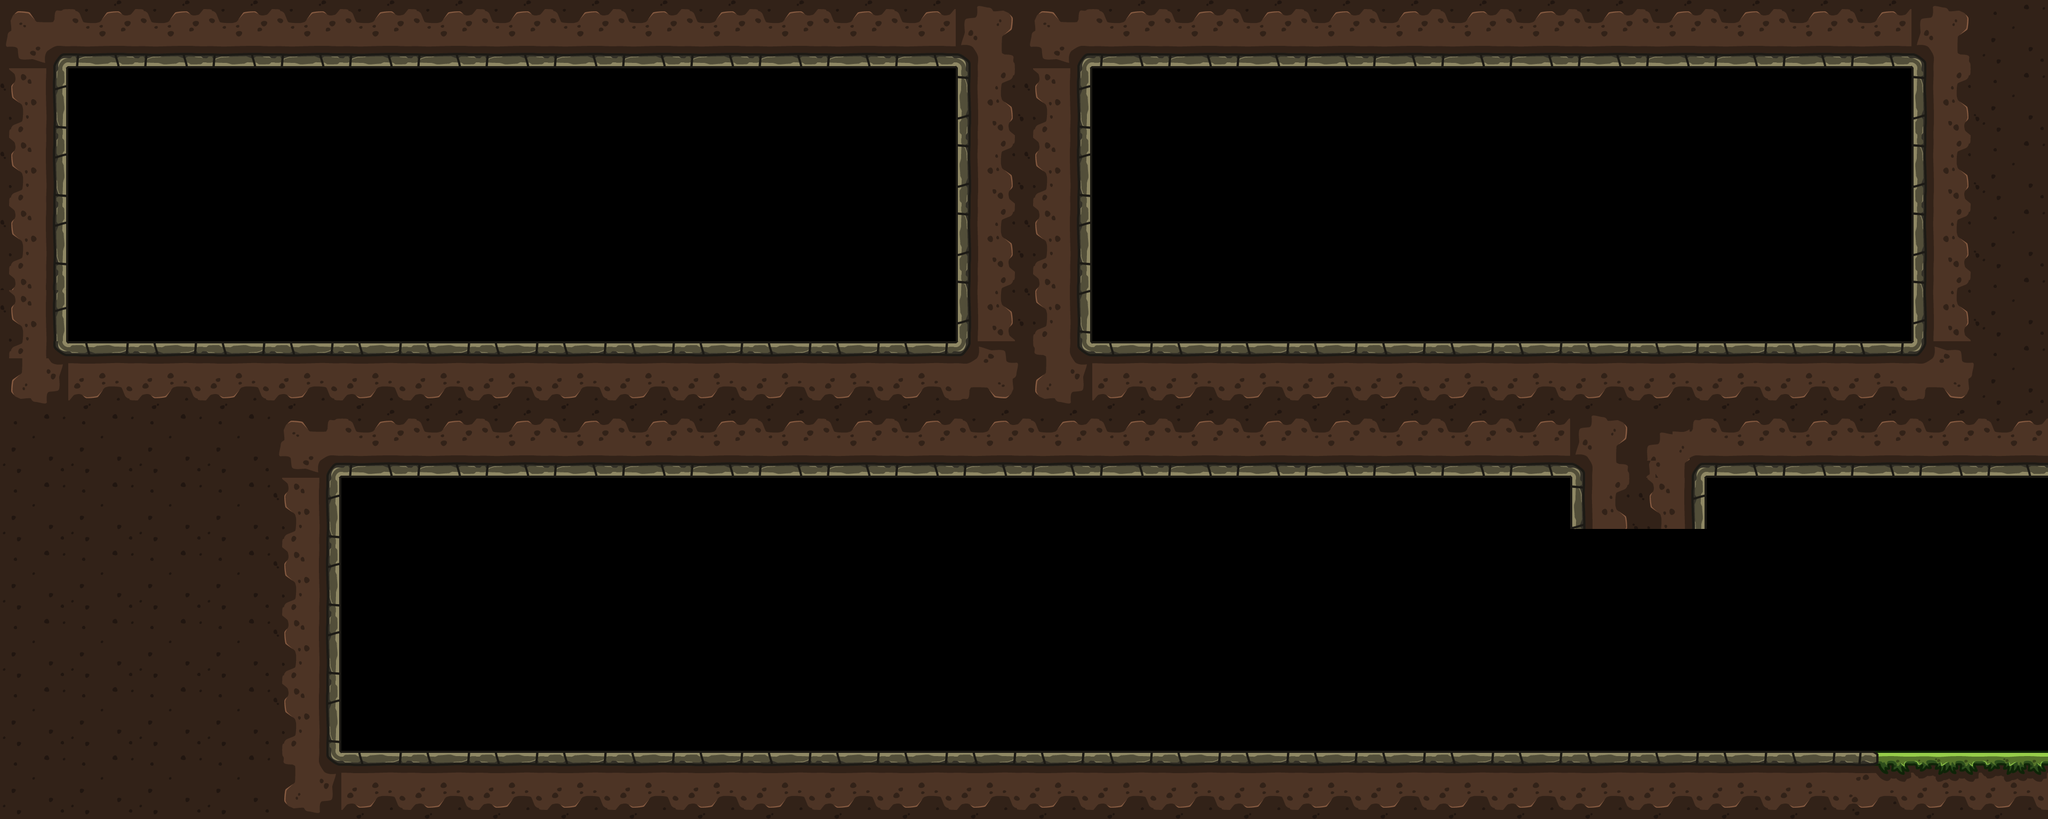

Below is a game level as drawn by its tile map, then a one-line description and the .tmx that defines it (tile-layer data replaced by summaries):
An orthogonal 120x48 tile map with 32x32 px tiles, 1 tile layer (platforms) and 1 object (spawn-point).

<map version="1.5" tiledversion="1.7.2" orientation="orthogonal" renderorder="right-down" width="120" height="48" tilewidth="32" tileheight="32" infinite="0" nextlayerid="5" nextobjectid="2">
 <editorsettings>
  <export target="map.json" format="json" />
 </editorsettings>
 <tileset firstgid="1" name="assets" tilewidth="32" tileheight="32" tilecount="1980" columns="60">
  <image source="assets.png" width="1920" height="1080" />
 </tileset>
 <layer id="2" name="platforms" width="120" height="48">
  <data>[5760 cells, 2584 non-empty, 80 distinct tile ids]</data>
 </layer>
 <objectgroup id="4" name="object">
  <object id="1" name="spawn-point" x="3664.66" y="1215.33">
   <point />
  </object>
 </objectgroup>
</map>